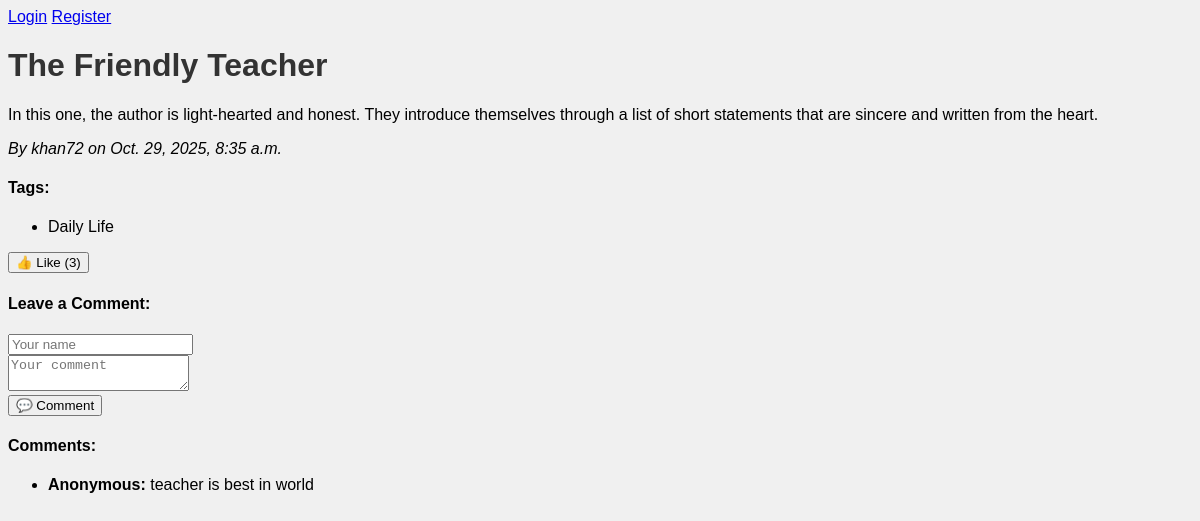
The page /post/10/ on the database its author committed.
### blog/models.py (models this page shows, shortened)
class Post(models.Model):
    title = models.CharField(max_length=200)
    content = models.TextField()
    tags = models.ManyToManyField(Tag)
    created_at = models.DateTimeField(auto_now_add=True)
    author = models.ForeignKey(User, on_delete=models.CASCADE)
    categories = models.ManyToManyField(Category)

class Tag(models.Model):
    name = models.CharField(max_length=100)

class Comment(models.Model):
    post = models.ForeignKey(Post, on_delete=models.CASCADE)
    user = models.ForeignKey(User, on_delete=models.CASCADE)
    content = models.TextField()
    author = models.CharField(max_length=100, default="Anonymous")
    text = models.TextField()
    created_at = models.DateTimeField(auto_now_add=True)

### blog/views.py (the view)
# urls.py: path('post/<int:post_id>/', views.post_detail, name='post_detail'),
def post_detail(request, post_id):
    post = get_object_or_404(Post, id=post_id)
    comments = Comment.objects.filter(post=post)
    likes = Like.objects.filter(post=post)
    tags = post.tags.all()
    form = CommentForm()
    return render(request, 'blog/post_detail.html', {'post': post, 'comments': comments, 'likes': likes, 'tags': tags, 'form': form})

### blog/forms.py
class CommentForm(forms.ModelForm):
    class Meta:
        model = Comment
        fields = ['text']

### blog/templates/blog/post_detail.html (shortened to what this page needs)
{% extends 'blog/base.html' %}
{% block content %}
<h1>{{ post.title }}</h1>
<p>{{ post.content }}</p>
<p><em>By {{ post.author }} on {{ post.created_at }}</em></p>
<h4>Tags:</h4>
<ul>
  {% for tag in post.tags.all %}
    <li>{{ tag.name }}</li>
  {% empty %}
    <li>No tags</li>
  {% endfor %}
</ul>
<form method="post" action="{% url 'like_post' post.id %}">
  <button type="submit">👍 Like ({{ post.like_set.count }})</button>
</form>
<h4>Leave a Comment:</h4>
<form method="post" action="{% url 'add_comment' post.id %}">
  <input type="text" name="author" placeholder="Your name" required><br>
  <textarea name="content" placeholder="Your comment" required></textarea><br>
  <button type="submit">💬 Comment</button>
</form>
<h4>Comments:</h4>
<ul>
  {% for comment in post.comment_set.all %}
    <li><strong>{{ comment.author }}:</strong> {{ comment.content }}</li>
  {% empty %}
    <li>No comments yet</li>
  {% endfor %}
</ul>
{% endblock %}

### blog/static/blog/style.css (style rules this page uses)
body { background-color: #f0f0f0; font-family: Arial, sans-serif; }
h1 { color: #333; }

### rows shown on the page
Post: title "The Friendly Teacher", content "In this one, the author is light-hearted and honest. They introduce themselves through a list of short statements that are sincere and written from the heart.", author "khan72", created_at "Oct. 29, 2025, 8:35 a.m.", like_set.count "3"
Tag: name "Daily Life"
Comment: author "Anonymous", content "teacher is best in world"
